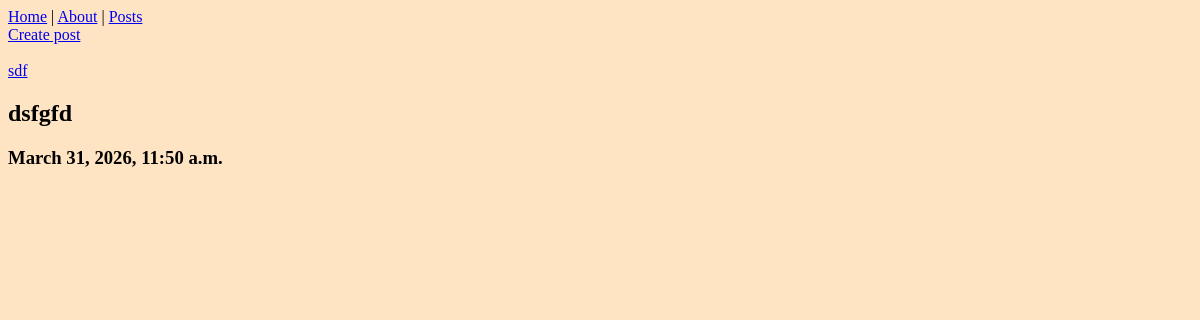
/posts/ (signed in), run on an earlier commit of the app's database.
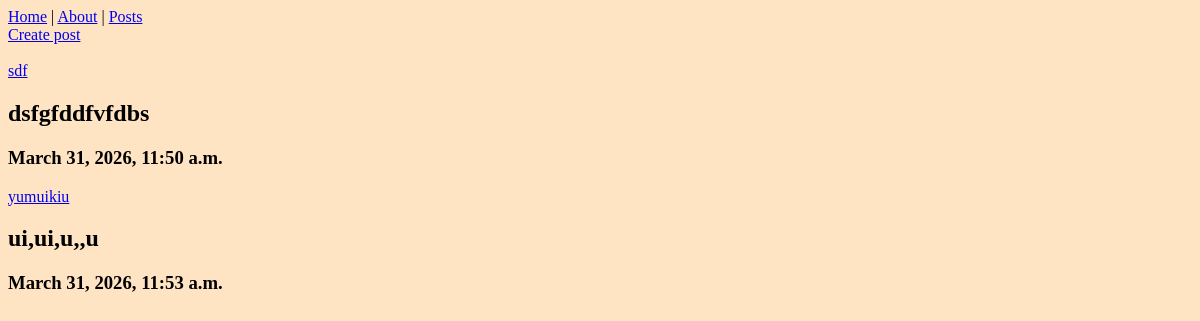
And on a later commit of the database.
### asdf/models.py (models this page shows)
class Post(models.Model):
    title = models.CharField(max_length=50)
    body = models.TextField()
    created_at = models.DateTimeField(auto_now_add=True)
    author = models.ForeignKey(User, on_delete=models.CASCADE)

### asdf/views.py (the view)
# urls.py: path("posts/", views.posts, name="posts"),
@login_required
def posts(request):
    posts = Post.objects.all()
    return render(request, "asdf/posts.html", {"posts": posts})

### asdf/templates/asdf/posts.html
{%extends 'asdf/base.html'%}
{%block content%}
<a href="{%url 'create_post'%}">Create post</a>
<br>
<br>
{%for post in posts%}
<a href="{%url 'post_details' post.id%}">{{post.title}}</a>
<h2>{{post.body}}</h2>
<h3>{{post.created_at}}</h3>
{%endfor%}
{%endblock%}S

### asdf/templates/asdf/base.html (shortened to what this page needs)
{%load static%}
<!DOCTYPE html>
<html lang="en">
<head>
    <link rel="stylesheet" href="{% static 'asdf/style.css' %}">
</head>
<body>
    <nav>
        <a href="{%url 'home'%}">Home</a> |
        <a href="{%url 'about'%}">About</a> |
        <a href="{%url 'posts'%}">Posts</a>
    </nav>
    {%block content%}
    {%endblock%}
</body>
</html>

### asdf/static/asdf/style.css (style rules this page uses)
body { background-color: bisque; }

What changed in the data, as far as the page shows it:
changed Post "sdf": body "dsfgfd" → "dsfgfddfvfdbs"
added Post: title "yumuikiu", body "ui,ui,u,,u", created_at "March 31, 2026, 11:53 a.m."
